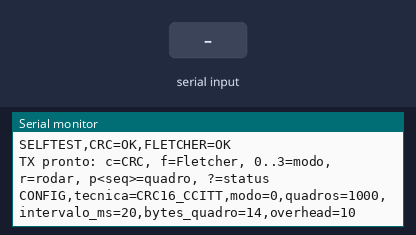
A sketch run on a simulated ESP32. On the bench: the last lines printed to the serial monitor. The inputs (shaded band) are chosen by the test bench. The modem accepts every AT command (registered, SIM ready, sends succeed) and sends nothing else.

Above: at 1.7 s.
1.8 s: "F\n" received over Serial
At 2.4 s:
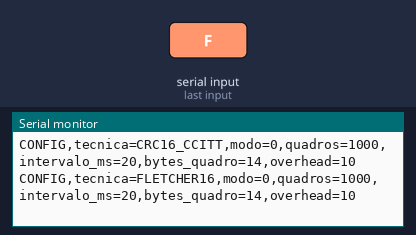
3.3 s: "r\n" received over Serial
At 3.6 s:
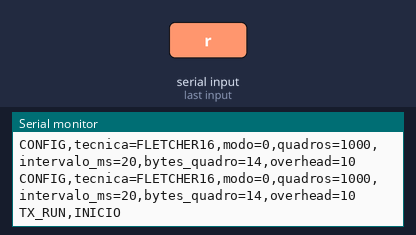

The sketch:

tx.ino
```cpp
/*
 * ESP32 TX - telemetria UART para o trabalho de deteccao de erros.
 * Pino fisico usado: TX2 (GPIO 17). RX2 e inicializado, mas nao e conectado.
 *
 * Monitor Serial (115200): c=CRC-16, f=Fletcher-16, 0..3=modo,
 * r=rodar 1000 quadros, p<sequencia>=mostrar quadro original,
 * ?=mostrar configuracao.
 */

#include <Arduino.h>

static const int RX2_PIN = 16;
static const int TX2_PIN = 17;
static const uint32_t BAUD_RATE = 115200;
static const uint8_t SOF = 0xA5;
static const uint8_t DEBUG_SOF = 0x5A;
static const uint8_t PROTOCOL_VERSION = 1;
static const uint8_t PAYLOAD_LENGTH = 4;
static const uint16_t FRAMES_PER_RUN = 1000;
static const uint32_t FRAME_INTERVAL_MS = 20;

enum Technique : uint8_t { TECH_CRC16 = 1, TECH_FLETCHER16 = 2 };
Technique selectedTechnique = TECH_CRC16;
uint8_t declaredNoiseMode = 0;
bool experimentRunning = false;
bool readingFrameSequence = false;
bool haveFrameSequenceDigit = false;
bool invalidFrameSequence = false;
uint16_t requestedFrameSequence = 0;

struct TimingStats {
  uint32_t minimumUs = UINT32_MAX;
  uint32_t maximumUs = 0;
  uint64_t totalUs = 0;
  uint32_t samples = 0;
};

void addTiming(TimingStats &stats, uint32_t valueUs) {
  if (valueUs < stats.minimumUs) stats.minimumUs = valueUs;
  if (valueUs > stats.maximumUs) stats.maximumUs = valueUs;
  stats.totalUs += valueUs;
  ++stats.samples;
}

const char *techniqueName(Technique technique) {
  return technique == TECH_CRC16 ? "CRC16_CCITT" : "FLETCHER16";
}

uint16_t crc16Ccitt(const uint8_t *data, size_t length) {
  uint16_t crc = 0xFFFF;
  while (length--) {
    crc ^= static_cast<uint16_t>(*data++) << 8;
    for (uint8_t bit = 0; bit < 8; ++bit) {
      crc = (crc & 0x8000) ? static_cast<uint16_t>((crc << 1) ^ 0x1021)
                           : static_cast<uint16_t>(crc << 1);
    }
  }
  return crc;
}

uint16_t fletcher16Residue(const uint8_t *data, size_t length) {
  uint16_t sum1 = 0;
  uint16_t sum2 = 0;
  while (length--) {
    sum1 = (sum1 + *data++) % 255;
    sum2 = (sum2 + sum1) % 255;
  }
  return static_cast<uint16_t>((sum2 << 8) | sum1);
}

uint16_t fletcher16CheckBytes(const uint8_t *data, size_t length) {
  const uint16_t residue = fletcher16Residue(data, length);
  const uint16_t sum1 = residue & 0xFF;
  const uint16_t sum2 = residue >> 8;
  const uint8_t check1 = static_cast<uint8_t>((255 - ((sum1 + sum2) % 255)) % 255);
  const uint8_t check2 = static_cast<uint8_t>((255 - ((sum1 + check1) % 255)) % 255);
  return static_cast<uint16_t>((check1 << 8) | check2);
}

void makePayload(uint16_t sequence, uint8_t payload[PAYLOAD_LENGTH]) {
  const uint16_t voltageMv = 3200 + (sequence % 300);
  const uint16_t temperatureCenti = 2400 + (sequence % 200);
  payload[0] = highByte(voltageMv);
  payload[1] = lowByte(voltageMv);
  payload[2] = highByte(temperatureCenti);
  payload[3] = lowByte(temperatureCenti);
}

uint32_t buildFrame(uint16_t sequence, uint8_t frame[14]) {
  uint8_t payload[PAYLOAD_LENGTH];
  makePayload(sequence, payload);

  // SOF | LENGTH | VERSION | TECH | MODE | SEQ(2) | PAYLOAD_LEN | PAYLOAD(4) | CODE
  const uint8_t bytesAfterLength = 1 + 1 + 1 + 2 + 1 + PAYLOAD_LENGTH + 2;
  frame[0] = SOF;
  frame[1] = bytesAfterLength;
  frame[2] = PROTOCOL_VERSION;
  frame[3] = selectedTechnique;
  frame[4] = declaredNoiseMode;
  frame[5] = highByte(sequence);
  frame[6] = lowByte(sequence);
  frame[7] = PAYLOAD_LENGTH;
  memcpy(&frame[8], payload, PAYLOAD_LENGTH);

  // Campos protegidos: LENGTH ate o ultimo byte do payload (11 bytes).
  const uint8_t protectedLength = 11;
  const uint32_t calculationStartedUs = micros();
  if (selectedTechnique == TECH_CRC16) {
    const uint16_t crc = crc16Ccitt(&frame[1], protectedLength);
    frame[12] = highByte(crc);
    frame[13] = lowByte(crc);
  } else {
    const uint16_t check = fletcher16CheckBytes(&frame[1], protectedLength);
    frame[12] = highByte(check);
    frame[13] = lowByte(check);
  }
  const uint32_t calculationTimeUs = micros() - calculationStartedUs;
  return calculationTimeUs;
}

uint32_t buildAndSendFrame(uint16_t sequence) {
  uint8_t frame[14];
  const uint32_t calculationTimeUs = buildFrame(sequence, frame);
  Serial2.write(frame, sizeof(frame));

  // Copia verdadeira, enviada depois da decisao e fora da regiao protegida.
  const uint8_t debugCopy[12] = {
      DEBUG_SOF, 10, PROTOCOL_VERSION, static_cast<uint8_t>(selectedTechnique),
      declaredNoiseMode, highByte(sequence), lowByte(sequence), PAYLOAD_LENGTH,
      frame[8], frame[9], frame[10], frame[11]
  };
  Serial2.write(debugCopy, sizeof(debugCopy));
  Serial2.flush();
  return calculationTimeUs;
}

void printOriginalFrame(uint16_t sequence) {
  uint8_t frame[14];
  buildFrame(sequence, frame);
  Serial.printf("QUADRO_ORIGINAL,tecnica=%s,modo=%u,seq=%u,hex=",
                techniqueName(selectedTechnique), declaredNoiseMode, sequence);
  for (uint8_t index = 0; index < sizeof(frame); ++index) {
    Serial.printf("%02X%s", frame[index], index + 1 == sizeof(frame) ? "\n" : " ");
  }
}

void printConfiguration() {
  const uint8_t mainFrameBytes = 2 + (1 + 1 + 1 + 2 + 1 + PAYLOAD_LENGTH + 2);
  Serial.printf("CONFIG,tecnica=%s,modo=%u,quadros=%u,intervalo_ms=%lu,bytes_quadro=%u,overhead=%u\n",
                techniqueName(selectedTechnique), declaredNoiseMode, FRAMES_PER_RUN,
                static_cast<unsigned long>(FRAME_INTERVAL_MS), mainFrameBytes,
                mainFrameBytes - PAYLOAD_LENGTH);
}

void runExperiment() {
  experimentRunning = true;
  TimingStats calculationStats;
  TimingStats intervalStats;
  uint32_t previousFrameStartedUs = 0;
  printConfiguration();
  Serial.println("TX_RUN,INICIO");

  for (uint16_t sequence = 0; sequence < FRAMES_PER_RUN; ++sequence) {
    const uint32_t frameStartedUs = micros();
    if (sequence > 0) addTiming(intervalStats, frameStartedUs - previousFrameStartedUs);
    previousFrameStartedUs = frameStartedUs;
    addTiming(calculationStats, buildAndSendFrame(sequence));
    delay(FRAME_INTERVAL_MS);
  }

  const double calculationAverage = calculationStats.samples
      ? static_cast<double>(calculationStats.totalUs) / calculationStats.samples : 0.0;
  const double intervalAverage = intervalStats.samples
      ? static_cast<double>(intervalStats.totalUs) / intervalStats.samples : 0.0;
  Serial.printf("TX_METRICAS,tecnica=%s,modo=%u,calculo_min_us=%lu,calculo_medio_us=%.2f,calculo_max_us=%lu,intervalo_min_us=%lu,intervalo_medio_us=%.2f,intervalo_max_us=%lu\n",
                techniqueName(selectedTechnique), declaredNoiseMode,
                static_cast<unsigned long>(calculationStats.minimumUs), calculationAverage,
                static_cast<unsigned long>(calculationStats.maximumUs),
                static_cast<unsigned long>(intervalStats.minimumUs), intervalAverage,
                static_cast<unsigned long>(intervalStats.maximumUs));
  Serial.println("TX_RUN,FIM");
  experimentRunning = false;
}

void selfTest() {
  uint8_t sample[11] = {12, PROTOCOL_VERSION, TECH_CRC16, 0, 0, 1,
                        PAYLOAD_LENGTH, 0x0C, 0x80, 0x09, 0x60};
  uint8_t crcMessage[13];
  memcpy(crcMessage, sample, sizeof(sample));
  const uint16_t crc = crc16Ccitt(sample, sizeof(sample));
  crcMessage[11] = highByte(crc);
  crcMessage[12] = lowByte(crc);
  const bool crcOk = crc16Ccitt(crcMessage, sizeof(crcMessage)) == 0;

  sample[0] = 12;
  uint8_t fletcherMessage[13];
  memcpy(fletcherMessage, sample, sizeof(sample));
  const uint16_t fletcherCheck = fletcher16CheckBytes(sample, sizeof(sample));
  fletcherMessage[11] = highByte(fletcherCheck);
  fletcherMessage[12] = lowByte(fletcherCheck);
  const bool fletcherOk = fletcher16Residue(fletcherMessage, sizeof(fletcherMessage)) == 0;
  Serial.printf("SELFTEST,CRC=%s,FLETCHER=%s\n",
                crcOk ? "OK" : "FALHOU", fletcherOk ? "OK" : "FALHOU");
}

void setup() {
  Serial.begin(115200);
  Serial2.begin(BAUD_RATE, SERIAL_8N1, RX2_PIN, TX2_PIN);
  delay(500);
  selfTest();
  Serial.println("TX pronto: c=CRC, f=Fletcher, 0..3=modo, r=rodar, p<seq>=quadro, ?=status");
  printConfiguration();
}

void loop() {
  if (experimentRunning || !Serial.available()) return;
  const char command = static_cast<char>(Serial.read());
  if (readingFrameSequence) {
    if (command >= '0' && command <= '9') {
      if (!invalidFrameSequence) {
        const uint32_t nextSequence = requestedFrameSequence * 10UL + (command - '0');
        if (nextSequence >= FRAMES_PER_RUN) invalidFrameSequence = true;
        else requestedFrameSequence = static_cast<uint16_t>(nextSequence);
      }
      haveFrameSequenceDigit = true;
    } else if (command == '\n' || command == '\r') {
      if (haveFrameSequenceDigit && !invalidFrameSequence) printOriginalFrame(requestedFrameSequence);
      else Serial.println("ERRO,uso=p<sequencia_de_0_a_999> e Enter");
      readingFrameSequence = false;
    } else {
      invalidFrameSequence = true;
    }
    return;
  }
  if (command == 'p' || command == 'P') {
    readingFrameSequence = true;
    haveFrameSequenceDigit = false;
    invalidFrameSequence = false;
    requestedFrameSequence = 0;
    return;
  }
  if (command == 'c' || command == 'C') {
    selectedTechnique = TECH_CRC16;
    printConfiguration();
  } else if (command == 'f' || command == 'F' || command == 's' || command == 'S') {
    selectedTechnique = TECH_FLETCHER16;
    printConfiguration();
  } else if (command >= '0' && command <= '3') {
    declaredNoiseMode = static_cast<uint8_t>(command - '0');
    printConfiguration();
  } else if (command == 'r' || command == 'R') {
    runExperiment();
  } else if (command == '?') {
    printConfiguration();
  }
}
```

Measured:
- after the input at 1.8 s, the serial monitor: prints a new line at once (image 1)
- after the input at 3.3 s, the serial monitor: prints a new line at once (image 2)
